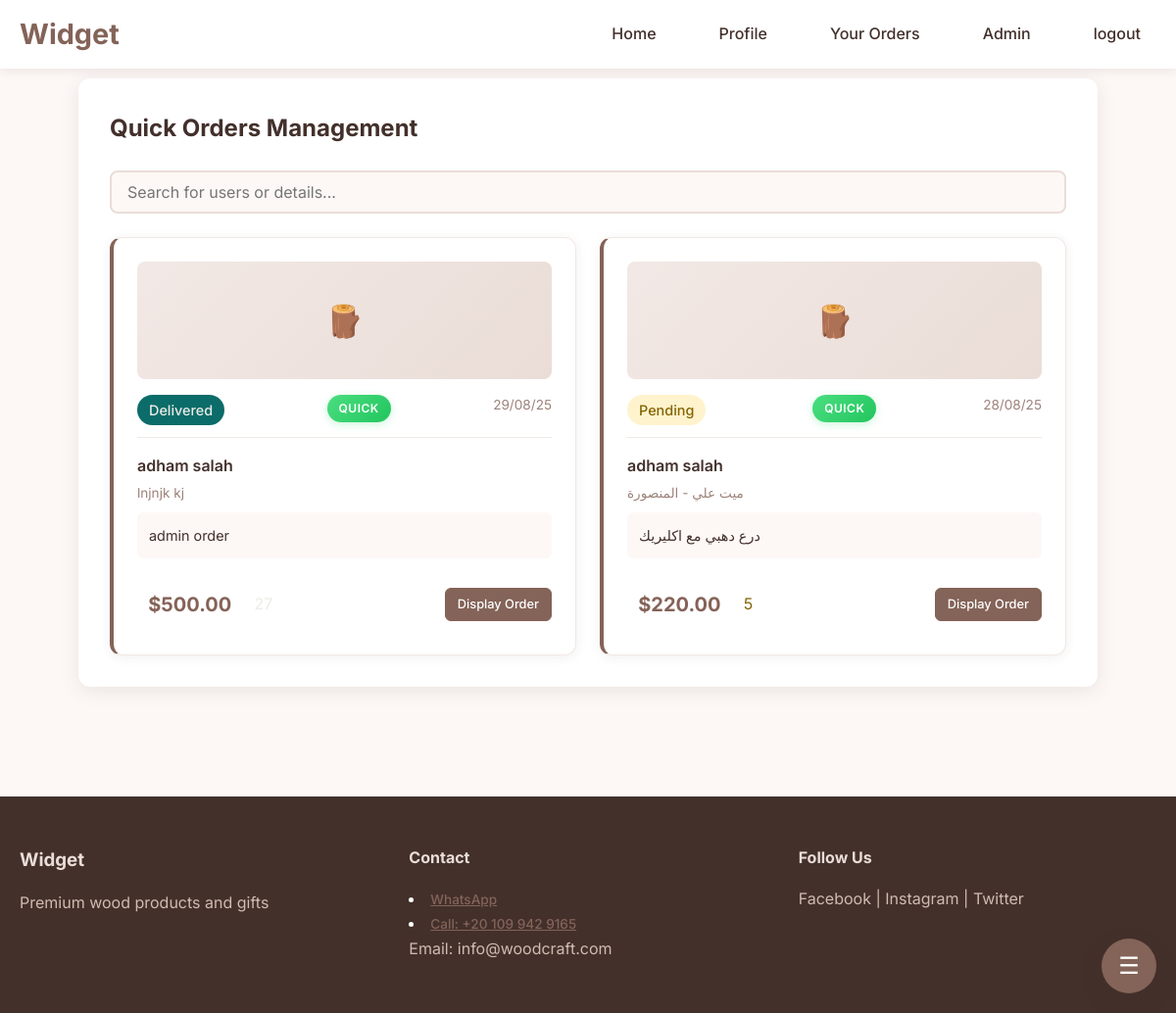
The app's page /admin-urls/quick-orders/ (signed in) with its own data.
### base/models.py (models this page shows, shortened)
class Order(models.Model):
    STATUS_CHOICES = (
        ('Pending', 'Pending'),
        ('InProgress', 'In Progress'),
        ('Completed', 'Completed'),
        ('Cancelled', 'Cancelled'),
        ('Delivered', 'Delivered'),
    )
    user = models.ForeignKey(User, on_delete=models.CASCADE)
    details = models.TextField()
    image = models.ImageField(upload_to='order_images/', blank=True, null=True)
    full_address = models.CharField(max_length=255, default='', blank=True)
    status = models.CharField(max_length=20, choices=STATUS_CHOICES, default='Pending')
    is_quick = models.BooleanField(default=False)
    price = models.DecimalField(max_digits=10, decimal_places=2, null=True, blank=True, default=0)
    paid = models.DecimalField(max_digits=10, decimal_places=2, default=0)
    deposit = models.IntegerField(null=True, blank=True, default=0)
    due_date = models.DateTimeField(null=True, blank=True)
    created_at = models.DateTimeField(auto_now_add=True)
    updated_at = models.DateTimeField(auto_now=True)
    @property
    def real_order_price(self):
        return self.price + self.deposit
    class Meta:
        ordering = ['-created_at']

class User(AbstractBaseUser, PermissionsMixin):
    full_name = models.CharField(max_length=100, blank=False)
    email = models.EmailField(unique=True)
    phone = PhoneNumberField(region='EG' ,blank=True, null=True)
    is_active = models.BooleanField(default=True)
    is_staff = models.BooleanField(default=False)
    date_joined = models.DateTimeField(auto_now_add=True)
    objects = UserManager()
    USERNAME_FIELD = 'email'
    REQUIRED_FIELDS = ['full_name']

### custom_admin/views.py (the view)
    @login_required
    def _wrapped_view(request, *args, **kwargs):
        if not request.user.is_staff:
            messages.error(request, 'admin access required!!')
            return redirect('home')
        return view_func(request, *args, **kwargs)

### base/services/pagination.py (called while the page is built)
def paginate_queryset(request, queryset, per_page=15, page_param='page'):
    paginator = Paginator(queryset, per_page)
    page = request.GET.get(page_param, 1)
    try:
        page_obj = paginator.page(page)
    except PageNotAnInteger:
        page_obj = paginator.page(1)
    except EmptyPage:
        page_obj = paginator.page(paginator.num_pages)
    params = request.GET.copy()
    if page_param in params:
        params.pop(page_param)
    qs_prefix = urlencode(params, doseq=True)
    if qs_prefix:
        qs_prefix += '&'
    return page_obj, page_obj.object_list, qs_prefix

### custom_admin/views.py (called while the page is built)
def admin_required(view_func):
    @login_required
    def _wrapped_view(request, *args, **kwargs):
        if not request.user.is_staff:
            messages.error(request, 'admin access required!!')
            return redirect('home')
        return view_func(request, *args, **kwargs)
    return _wrapped_view

@admin_required
def quick_orders(request):
    orders =  Order.objects.filter(is_quick=True)
    q = request.GET.get('q', '')
    q_search = Q()
    if q:
        q_search |= (
            Q(user__full_name__icontains=q)|
            Q(details__icontains=q)
        )
    orders = orders.filter(q_search).distinct()
    page_obj, page_orders, qs_prefix = paginate_queryset(request, orders, per_page=15)
    context = {'orders': page_orders, 'page_obj': page_obj, 'qs_prefix': qs_prefix}
    return render(request, 'admin/quick_orders.html', context)

### custom_admin/templates/admin/quick_orders.html (shortened to what this page needs)
{% extends 'main.html' %}
{% block content %}
<div class="admin-content">
    <div class="admin-section">
        <h3>Quick Orders Management</h3>
        <form method="get">
            <div class="admin-controls">
                <input name="q" value="{{ request.GET.q }}" type="text" class="search-box" placeholder="Search for users or details..." id="orderSearch">
            </div>
        </form>
        <div class="admin-cards-container" id="ordersContainer">
            {% for order in orders %}
            <div class="admin-card order-card status-{{order.status}}" data-status="{{order.status}}" data-customer="{{order.user.full_name|lower}}" data-order-id="{{order.id|lower}}">
                <div class="product-image-placeholder">
                    {% if order.image %}
                        <img src="{{order.image.url}}" style="width: 100%; height: 100%; object-fit: cover; border-radius: 8px;">
                    {% else %}
                        🪵
                    {% endif %}
                </div>
                <div class="card-header">
                    <span class="status-badge status-{{order.status}}">{{order.status|title}}</span>
                    {% if order.is_quick %}
                    <span class="quick-badge">Quick</span>
                    {% endif %}
                    <span class="card-date">{{order.created_at|date:"d/m/y"}}</span>
                </div>
                <div class="card-body">
                    <div class="customer-info">
                        <span class="customer-name">{{order.user.full_name}}</span>
                        <span class="customer-email">{{order.full_address}}</span>
                    </div>
                    <div class="product-list">
                        <div class="product-item">{{order.details|truncatewords:10}}</div>
                    </div>
                </div>
                <div class="card-footer">
                    <span class="card-price">${{order.real_order_price}}</span>
                    {{order.id}}
                    <div class="card-actions">
                        <a href="{% url 'edit_order' order.id %}" class="card-btn card-btn-edit">Display Order</a>
                    </div>
                </div>
            </div>
            {% endfor %}
        </div>
    </div>
</div>
{% include 'quick_access.html' %}
{% endblock %}

### static/style/style.css (style rules this page uses)
* { margin: 0; padding: 0; box-sizing: border-box; }
body { font-family: 'Inter', sans-serif; line-height: 1.6; color: #43302b; background-color: #fdf8f6; }
.admin-content { max-width: 1300px; margin: 0 auto; padding: 5rem; }
.admin-section { background-color: white; border-radius: 12px; padding: 2rem; margin-bottom: 2rem; box-shadow: 0 4px 20px rgba(67, 48, 43, 0.1); }
.admin-section h3 { color: #43302b; margin-bottom: 1.5rem; font-size: 1.5rem; }
.status-badge { padding: 4px 12px; border-radius: 20px; font-size: 0.9rem; font-weight: 500; }
.status-Pending { background-color: #fff3cd; color: #856404; }
.status-Delivered { background-color: #0b6c69; color: #edebe7; }
.admin-cards-container { display: grid; grid-template-columns: repeat(auto-fill, minmax(320px, 1fr)); gap: 1.5rem; margin-top: 1rem; }
.admin-card { background: white; border-radius: 12px; padding: 1.5rem; box-shadow: 0 2px 12px rgba(67, 48, 43, 0.08); border: 1px solid #f2e8e5; transition: all 0.3s ease; position: relative; overflow: hidden; }
.card-header { display: flex; justify-content: space-between; align-items: flex-start; margin-bottom: 1rem; padding-bottom: 0.75rem; border-bottom: 1px solid #f2e8e5; }
.card-date { font-size: 0.85rem; color: #846358; opacity: 0.8; }
.card-body { margin-bottom: 1.25rem; }
.card-price { padding: 0.7rem; font-size: 1.25rem; font-weight: 700; color: #846358; }
.card-footer { display: flex; gap: 0.75rem; align-items: center; flex-wrap: wrap; }
.card-actions { display: flex; gap: 0.5rem; margin-left: auto; }
.card-btn { padding: 6px 12px; font-size: 0.8rem; border-radius: 6px; text-decoration: none; font-weight: 500; transition: all 0.3s ease; display: inline-block; text-align: center; }
.card-btn-edit { background-color: #846358; color: white; border: 1px solid #846358; }
.order-card { border-left: 4px solid #846358; }
.customer-info { display: flex; flex-direction: column; gap: 0.25rem; }
.customer-name { font-weight: 600; color: #43302b; }
.customer-email { font-size: 0.85rem; color: #846358; opacity: 0.8; }
.product-list { background: #fdf8f6; padding: 0.75rem; border-radius: 6px; margin: 0.5rem 0; }
.product-item { font-size: 0.9rem; color: #43302b; margin-bottom: 0.25rem; }
.product-item:last-child { margin-bottom: 0; }
.product-image-placeholder { width: 100%; height: 120px; background: linear-gradient(135deg, #f2e8e5 0%, #eaddd7 100%); border-radius: 8px; display: flex; align-items: center; justify-content: center; margin-bottom: 1rem; color: #846358; font-size: 2rem; }
.admin-controls { display: flex; gap: 1rem; margin-bottom: 1.5rem; flex-wrap: wrap; align-items: center; }
.search-box { flex: 1; min-width: 250px; padding: 10px 16px; border: 2px solid #eaddd7; border-radius: 8px; font-size: 1rem; background-color: #fdf8f6; font-family: inherit; }
.quick-badge { background: linear-gradient(135deg, #4ade80 0%, #22c55e 100%); color: white; padding: 0.25rem 0.75rem; border-radius: 15px; font-size: 0.75rem; font-weight: 600; text-transform: uppercase; letter-spacing: 0.5px; box-shadow: 0 2px 8px rgba(74, 222, 128, 0.3); }

### records on screen
Order: status "Delivered", is_quick "QUICK", created_at "29/08/25", user.full_name "adham salah", full_address "lnjnjk kj", details "admin order", real_order_price "500.00", id "27"
Order: status "Pending", is_quick "QUICK", created_at "28/08/25", user.full_name "adham salah", full_address "ميت علي - المنصورة", details "درع دهبي مع اكليريك", real_order_price "220.00", id "5"
